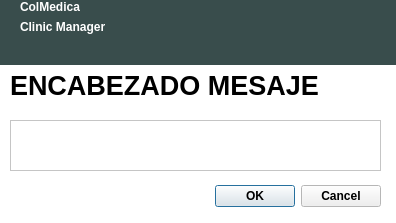
<?xml version="1.0" encoding="UTF-8"?>
<ui version="4.0">
 <class>dialogInformacion</class>
 <widget class="QDialog" name="dialogInformacion">
  <property name="geometry">
   <rect>
    <x>0</x>
    <y>0</y>
    <width>396</width>
    <height>223</height>
   </rect>
  </property>
  <property name="palette">
   <palette>
    <active>
     <colorrole role="Base">
      <brush brushstyle="SolidPattern">
       <color alpha="255">
        <red>255</red>
        <green>255</green>
        <blue>255</blue>
       </color>
      </brush>
     </colorrole>
     <colorrole role="Window">
      <brush brushstyle="SolidPattern">
       <color alpha="255">
        <red>255</red>
        <green>255</green>
        <blue>255</blue>
       </color>
      </brush>
     </colorrole>
    </active>
    <inactive>
     <colorrole role="Base">
      <brush brushstyle="SolidPattern">
       <color alpha="255">
        <red>255</red>
        <green>255</green>
        <blue>255</blue>
       </color>
      </brush>
     </colorrole>
     <colorrole role="Window">
      <brush brushstyle="SolidPattern">
       <color alpha="255">
        <red>255</red>
        <green>255</green>
        <blue>255</blue>
       </color>
      </brush>
     </colorrole>
    </inactive>
    <disabled>
     <colorrole role="Base">
      <brush brushstyle="SolidPattern">
       <color alpha="255">
        <red>255</red>
        <green>255</green>
        <blue>255</blue>
       </color>
      </brush>
     </colorrole>
     <colorrole role="Window">
      <brush brushstyle="SolidPattern">
       <color alpha="255">
        <red>255</red>
        <green>255</green>
        <blue>255</blue>
       </color>
      </brush>
     </colorrole>
    </disabled>
   </palette>
  </property>
  <property name="font">
   <font>
    <weight>75</weight>
    <bold>true</bold>
   </font>
  </property>
  <property name="windowTitle">
   <string>Informacion</string>
  </property>
  <widget class="QDialogButtonBox" name="buttonBox">
   <property name="geometry">
    <rect>
     <x>10</x>
     <y>180</y>
     <width>371</width>
     <height>32</height>
    </rect>
   </property>
   <property name="orientation">
    <enum>Qt::Horizontal</enum>
   </property>
   <property name="standardButtons">
    <set>QDialogButtonBox::Cancel|QDialogButtonBox::Ok</set>
   </property>
  </widget>
  <widget class="QLabel" name="labelEncabezado">
   <property name="geometry">
    <rect>
     <x>10</x>
     <y>70</y>
     <width>371</width>
     <height>31</height>
    </rect>
   </property>
   <property name="font">
    <font>
     <pointsize>20</pointsize>
    </font>
   </property>
   <property name="text">
    <string>ENCABEZADO MESAJE</string>
   </property>
  </widget>
  <widget class="QWidget" name="widgetCabecera" native="true">
   <property name="geometry">
    <rect>
     <x>0</x>
     <y>0</y>
     <width>400</width>
     <height>65</height>
    </rect>
   </property>
   <property name="palette">
    <palette>
     <active>
      <colorrole role="WindowText">
       <brush brushstyle="SolidPattern">
        <color alpha="255">
         <red>255</red>
         <green>255</green>
         <blue>255</blue>
        </color>
       </brush>
      </colorrole>
      <colorrole role="Base">
       <brush brushstyle="SolidPattern">
        <color alpha="255">
         <red>255</red>
         <green>255</green>
         <blue>255</blue>
        </color>
       </brush>
      </colorrole>
      <colorrole role="Window">
       <brush brushstyle="SolidPattern">
        <color alpha="255">
         <red>57</red>
         <green>77</green>
         <blue>76</blue>
        </color>
       </brush>
      </colorrole>
     </active>
     <inactive>
      <colorrole role="WindowText">
       <brush brushstyle="SolidPattern">
        <color alpha="255">
         <red>255</red>
         <green>255</green>
         <blue>255</blue>
        </color>
       </brush>
      </colorrole>
      <colorrole role="Base">
       <brush brushstyle="SolidPattern">
        <color alpha="255">
         <red>255</red>
         <green>255</green>
         <blue>255</blue>
        </color>
       </brush>
      </colorrole>
      <colorrole role="Window">
       <brush brushstyle="SolidPattern">
        <color alpha="255">
         <red>57</red>
         <green>77</green>
         <blue>76</blue>
        </color>
       </brush>
      </colorrole>
     </inactive>
     <disabled>
      <colorrole role="WindowText">
       <brush brushstyle="SolidPattern">
        <color alpha="255">
         <red>159</red>
         <green>158</green>
         <blue>158</blue>
        </color>
       </brush>
      </colorrole>
      <colorrole role="Base">
       <brush brushstyle="SolidPattern">
        <color alpha="255">
         <red>57</red>
         <green>77</green>
         <blue>76</blue>
        </color>
       </brush>
      </colorrole>
      <colorrole role="Window">
       <brush brushstyle="SolidPattern">
        <color alpha="255">
         <red>57</red>
         <green>77</green>
         <blue>76</blue>
        </color>
       </brush>
      </colorrole>
     </disabled>
    </palette>
   </property>
   <property name="autoFillBackground">
    <bool>true</bool>
   </property>
   <widget class="QWidget" name="layoutWidget_2">
    <property name="geometry">
     <rect>
      <x>20</x>
      <y>0</y>
      <width>162</width>
      <height>70</height>
     </rect>
    </property>
    <layout class="QFormLayout" name="formLayout_2">
     <property name="fieldGrowthPolicy">
      <enum>QFormLayout::AllNonFixedFieldsGrow</enum>
     </property>
     <item row="0" column="0">
      <widget class="QLabel" name="labelColMedica">
       <property name="styleSheet">
        <string notr="true">font: 30pt &quot;Ubuntu Condensed&quot;;
color: rgb(255, 255, 255);</string>
       </property>
       <property name="text">
        <string>ColMedica</string>
       </property>
      </widget>
     </item>
     <item row="1" column="0">
      <widget class="QLabel" name="labelClinicManager">
       <property name="text">
        <string>Clinic Manager</string>
       </property>
      </widget>
     </item>
    </layout>
   </widget>
  </widget>
  <widget class="QPlainTextEdit" name="plainTextEdit">
   <property name="geometry">
    <rect>
     <x>10</x>
     <y>120</y>
     <width>371</width>
     <height>51</height>
    </rect>
   </property>
  </widget>
 </widget>
 <resources/>
 <connections>
  <connection>
   <sender>buttonBox</sender>
   <signal>accepted()</signal>
   <receiver>dialogInformacion</receiver>
   <slot>accept()</slot>
   <hints>
    <hint type="sourcelabel">
     <x>248</x>
     <y>254</y>
    </hint>
    <hint type="destinationlabel">
     <x>157</x>
     <y>274</y>
    </hint>
   </hints>
  </connection>
  <connection>
   <sender>buttonBox</sender>
   <signal>rejected()</signal>
   <receiver>dialogInformacion</receiver>
   <slot>reject()</slot>
   <hints>
    <hint type="sourcelabel">
     <x>316</x>
     <y>260</y>
    </hint>
    <hint type="destinationlabel">
     <x>286</x>
     <y>274</y>
    </hint>
   </hints>
  </connection>
 </connections>
</ui>
